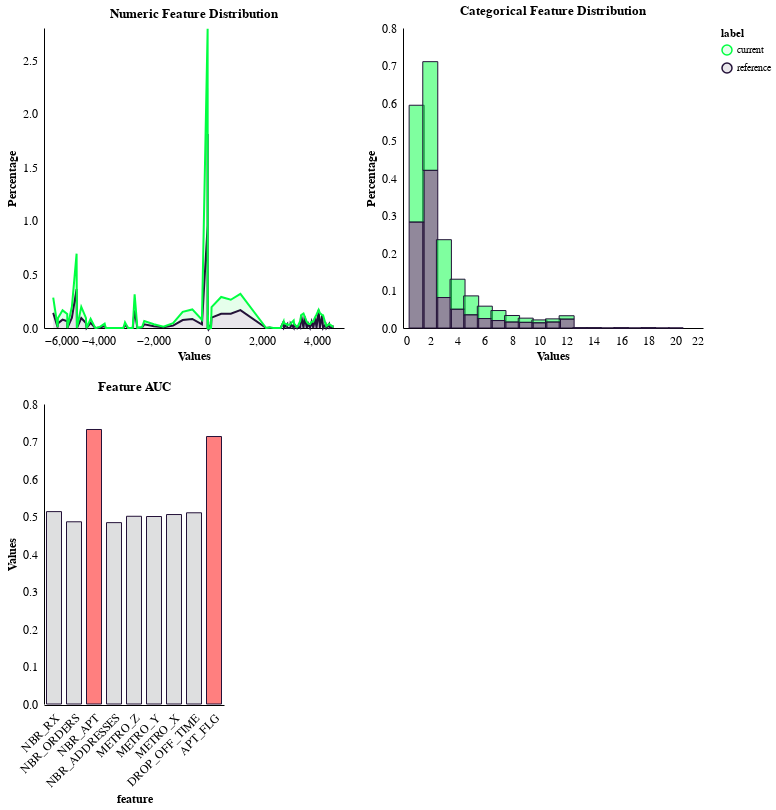

The notebook cell this image was saved under:
### Markdown cell above
#### Drift report

### Code cell
drift_detector = DriftDetector(x_reference=data_splits.train,
                              x_current=data_splits.test,
                              y_reference=y_train.to_numpy().reshape(-1,1),
                              y_current=y_test.to_numpy().reshape(-1,1),
                              dependent_var_name="DROP_OFF_TIME",
                             categorical_features=["NBR_ORDERS"],
                             )
drift_detector.visualize_report()

### Figure 1 — Vega-Lite specification as saved in the notebook (floating-point values rounded to 4 significant figures; data arrays with more than 128 entries replaced by an {"elided": "..."} marker saying what was removed)
{"config": {"view": {"strokeWidth": 0}, "background": "white", "axis": {"gridColor": null, "domainColor": "black", "tickColor": null, "labelColor": "black", "titleColor": "black", "titleFontSize": 12, "labelFontSize": 12}, "range": {"category": ["#00ff41", "#241239", "#f5d300", "#00ff41", "#ff6c11", "#fd1d53"]}, "area": {"line": true, "fillOpacity": 0.1}, "line": {"strokeWidth": 2}, "bar": {"size": 15, "font": "arial", "labelFontSize": 12, "titleFontSize": 12, "fill": "#241239", "stroke": "#241239", "line": true, "fillOpacity": 0.5}}, "vconcat": [{"hconcat": [{"data": {"name": "data-405ed89dc91ff6a4cd4c698de62f52d4"}, "mark": "area", "encoding": {"color": {"field": "label", "legend": {"orient": "right"}, "title": "label", "type": "nominal"}, "tooltip": [{"field": "bins", "title": "Bin", "type": "quantitative"}, {"field": "values", "title": "Value", "type": "quantitative"}], "x": {"field": "bins", "title": "Values", "type": "quantitative"}, "y": {"field": "values", "title": "Percentage", "type": "quantitative"}}, "selection": {"selector003": {"type": "single", "fields": ["feature"], "bind": {"input": "select", "options": ["NBR_ADDRESSES", "NBR_RX", "NBR_APT", "METRO_X", "METRO_Y", "METRO_Z", "APT_FLG", "DROP_OFF_TIME"], "name": "Numeric"}}}, "title": "Numeric Feature Distribution", "transform": [{"filter": {"selection": "selector003"}}], "width": 300}, {"data": {"name": "data-0116e3632575844324ad1eb517dbca31"}, "mark": "bar", "encoding": {"color": {"field": "label", "legend": {"orient": "right"}, "title": "label", "type": "nominal"}, "tooltip": [{"field": "bins", "title": "Bin", "type": "quantitative"}, {"field": "values", "title": "Value", "type": "quantitative"}], "x": {"field": "bins", "title": "Values", "type": "quantitative"}, "y": {"field": "values", "title": "Percentage", "type": "quantitative"}}, "selection": {"selector004": {"type": "single", "fields": ["feature"], "bind": {"input": "select", "options": ["NBR_ORDERS"], "name": "Categorical"}}}, "title": "Categorical Feature Distribution", "transform": [{"filter": {"selection": "selector004"}}], "width": 300}]}, {"data": {"name": "data-ff40874f03d333e774833620e61599a9"}, "mark": "bar", "encoding": {"color": {"condition": {"value": "red", "test": "datum.auc>=.6"}, "value": "#BEBFC1"}, "x": {"axis": {"domain": true, "labelAngle": -45, "offset": 1}, "field": "feature", "sort": "-x", "title": "feature", "type": "nominal"}, "y": {"field": "auc", "title": "Values", "type": "quantitative"}}, "title": "Feature AUC"}], "$schema": "https://vega.github.io/schema/vega-lite/v4.17.0.json", "datasets": {"data-405ed89dc91ff6a4cd4c698de62f52d4": {"elided": "320 records"}, "data-0116e3632575844324ad1eb517dbca31": [{"feature": "NBR_ORDERS", "values": 0.2825, "bins": 1.0, "label": "reference", "feature_type": 0}, {"feature": "NBR_ORDERS", "values": 0.4204, "bins": 2.0, "label": "reference", "feature_type": 0}, {"feature": "NBR_ORDERS", "values": 0.08126, "bins": 3.0, "label": "reference", "feature_type": 0}, {"feature": "NBR_ORDERS", "values": 0.05012, "bins": 4.0, "label": "reference", "feature_type": 0}, {"feature": "NBR_ORDERS", "values": 0.03525, "bins": 5.0, "label": "reference", "feature_type": 0}, {"feature": "NBR_ORDERS", "values": 0.02521, "bins": 6.0, "label": "reference", "feature_type": 0}, {"feature": "NBR_ORDERS", "values": 0.0199, "bins": 7.0, "label": "reference", "feature_type": 0}, {"feature": "NBR_ORDERS", "values": 0.01601, "bins": 8.0, "label": "reference", "feature_type": 0}, {"feature": "NBR_ORDERS", "values": 0.01516, "bins": 9.0, "label": "reference", "feature_type": 0}, {"feature": "NBR_ORDERS", "values": 0.01392, "bins": 10.0, "label": "reference", "feature_type": 0}, {"feature": "NBR_ORDERS", "values": 0.01606, "bins": 11.0, "label": "reference", "feature_type": 0}, {"feature": "NBR_ORDERS", "values": 0.02377, "bins": 12.0, "label": "reference", "feature_type": 0}, {"feature": "NBR_ORDERS", "values": 2.372e-05, "bins": 13.0, "label": "reference", "feature_type": 0}, {"feature": "NBR_ORDERS", "values": 4.744e-05, "bins": 14.0, "label": "reference", "feature_type": 0}, {"feature": "NBR_ORDERS", "values": 2.372e-05, "bins": 15.0, "label": "reference", "feature_type": 0}, {"feature": "NBR_ORDERS", "values": 2.372e-05, "bins": 16.0, "label": "reference", "feature_type": 0}, {"feature": "NBR_ORDERS", "values": 4.744e-05, "bins": 17.0, "label": "reference", "feature_type": 0}, {"feature": "NBR_ORDERS", "values": 7.116e-05, "bins": 18.0, "label": "reference", "feature_type": 0}, {"feature": "NBR_ORDERS", "values": 2.372e-05, "bins": 19.0, "label": "reference", "feature_type": 0}, {"feature": "NBR_ORDERS", "values": 9.488e-05, "bins": 20.0, "label": "reference", "feature_type": 0}, {"feature": "NBR_ORDERS", "values": 0.3115, "bins": 1.0, "label": "current", "feature_type": 0}, {"feature": "NBR_ORDERS", "values": 0.2898, "bins": 2.0, "label": "current", "feature_type": 0}, {"feature": "NBR_ORDERS", "values": 0.1542, "bins": 3.0, "label": "current", "feature_type": 0}, {"feature": "NBR_ORDERS", "values": 0.07997, "bins": 4.0, "label": "current", "feature_type": 0}, {"feature": "NBR_ORDERS", "values": 0.05038, "bins": 5.0, "label": "current", "feature_type": 0}, {"feature": "NBR_ORDERS", "values": 0.03304, "bins": 6.0, "label": "current", "feature_type": 0}, {"feature": "NBR_ORDERS", "values": 0.02666, "bins": 7.0, "label": "current", "feature_type": 0}, {"feature": "NBR_ORDERS", "values": 0.01735, "bins": 8.0, "label": "current", "feature_type": 0}, {"feature": "NBR_ORDERS", "values": 0.0111, "bins": 9.0, "label": "current", "feature_type": 0}, {"feature": "NBR_ORDERS", "values": 0.007653, "bins": 10.0, "label": "current", "feature_type": 0}, {"feature": "NBR_ORDERS", "values": 0.008291, "bins": 11.0, "label": "current", "feature_type": 0}, {"feature": "NBR_ORDERS", "values": 0.008929, "bins": 12.0, "label": "current", "feature_type": 0}, {"feature": "NBR_ORDERS", "values": 0.0003827, "bins": 13.0, "label": "current", "feature_type": 0}, {"feature": "NBR_ORDERS", "values": 0.0003827, "bins": 14.0, "label": "current", "feature_type": 0}, {"feature": "NBR_ORDERS", "values": 0.0001276, "bins": 16.0, "label": "current", "feature_type": 0}, {"feature": "NBR_ORDERS", "values": 0.0002551, "bins": 18.0, "label": "current", "feature_type": 0}], "data-ff40874f03d333e774833620e61599a9": [{"feature": "NBR_ADDRESSES", "auc": 0.4837, "importance": 0.02314}, {"feature": "NBR_ORDERS", "auc": 0.4859, "importance": -9.689}, {"feature": "NBR_RX", "auc": 0.513, "importance": -0.3507}, {"feature": "NBR_APT", "auc": 0.732, "importance": 10.08}, {"feature": "METRO_X", "auc": 0.5052, "importance": -0.1198}, {"feature": "METRO_Y", "auc": 0.5, "importance": -0.1622}, {"feature": "METRO_Z", "auc": 0.5006, "importance": 0.07064}, {"feature": "APT_FLG", "auc": 0.7133, "importance": 2.194}, {"feature": "DROP_OFF_TIME", "auc": 0.5099, "importance": null}]}}
